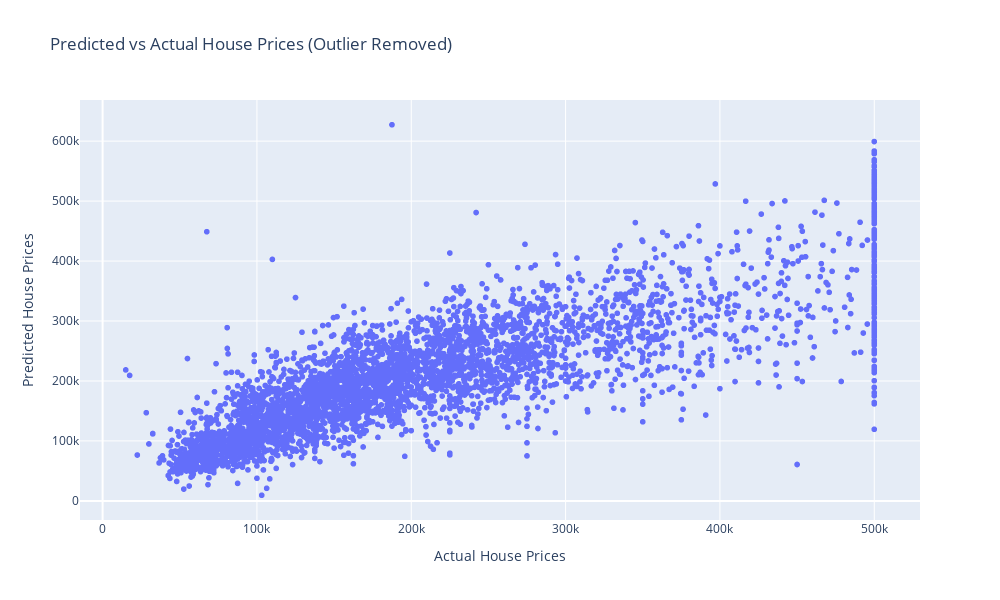

Notebook source saved alongside this figure:
### Code cell
# Evaluating the final model's performance again after removing the outlier
fig = px.scatter(x = y_test,
                 y = y_pred,
                 title = 'Predicted vs Actual House Prices (Outlier Removed)',
                 labels = {'x':'Actual House Prices', 'y':'Predicted House Prices'},
                )
fig.update_layout(width=1000, height=600)
fig.show()

### Figure 1 — Plotly figure (JSON) as saved in the notebook; plotly's stock layout.template omitted (floating-point values rounded to 4 significant figures; data arrays with more than 128 entries replaced by an {"elided": "..."} marker saying what was removed)
{"data": [{"hovertemplate": "Actual House Prices=%{x}<br>Predicted House Prices=%{y}<extra></extra>", "legendgroup": "", "marker": {"color": "#636efa", "symbol": "circle"}, "mode": "markers", "name": "", "showlegend": false, "type": "scattergl", "x": {"elided": "4127 float values"}, "xaxis": "x", "y": {"elided": "4127 float values"}, "yaxis": "y"}], "layout": {"height": 600, "legend": {"tracegroupgap": 0}, "title": {"text": "Predicted vs Actual House Prices (Outlier Removed)"}, "width": 1000, "xaxis": {"anchor": "y", "domain": [0, 1], "title": {"text": "Actual House Prices"}}, "yaxis": {"anchor": "x", "domain": [0, 1], "title": {"text": "Predicted House Prices"}}}}
